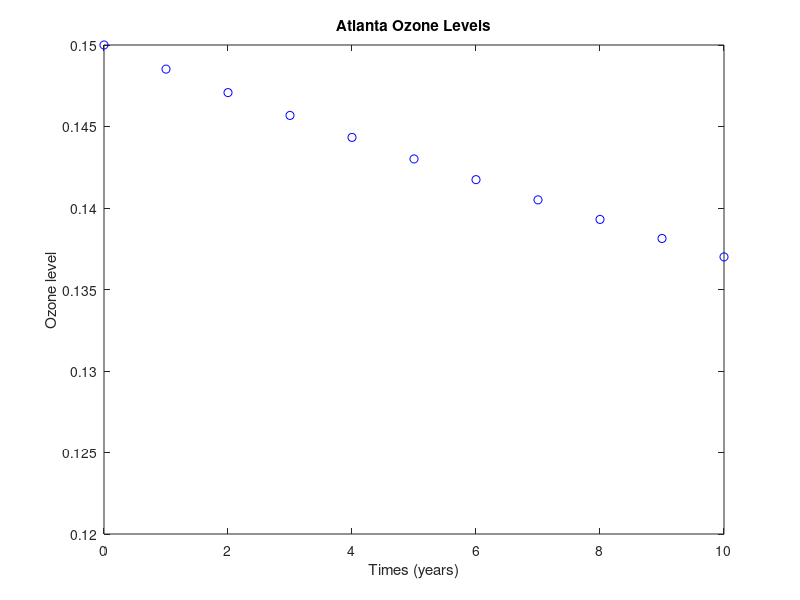

Write the MATLAB code that produced this figure.
%  ozone5.m
% Matlab file for Part 5 of the Warming, Cooling,
% and Urban Ozone Pollution module

disp('********************************************')
disp('Part 5:  Ozone Pollution in Atlanta')
disp('********************************************')
disp('  ')    

    format short

    disp('Here is the data for the times and ozone ')
    disp('levels: ')
    times=[0:10]
    ozone=[0.1500,0.14852,0.14708,0.14568,0.14433,...
           0.14301,0.14174,0.14050,0.13930,...
           0.13813,0.1370]
    disp(' ')
    disp('We show a scatter plot of the data')
    disp('pairs (times,ozone), and hold it.')
    figure(1)
    clf
    plot(times,ozone,'bo')
    axis([0 10 0.12 0.15])
    xlabel('Times (years)')
    ylabel('Ozone level')
    title('Atlanta Ozone Levels')
    hold on
    disp(' ')
    disp('-------------------------------------------')
    disp('Answer the question in step 1 as MATLAB')
    disp('comments in your diary file.')
    disp(' ')
    disp('To continue afterwards, type the word return')
    disp('and hit enter!')
    disp(' ')
    
    keyboard;
    disp(' ')

    disp('--------------------------------------------')
    disp('Entering the following commands will compute')
    disp('symmetric difference quotients to approximate')
    disp('the slope of the ozone curve at various')
    disp('times.  ')
    disp(' ')
    disp('Copy the following commands and paste them at')
    disp('a MATLAB prompt, then execute them.')
    disp(' ')
    disp('  n=size(ozone,2); ');
    disp('  for i=2:n-1 ')
    disp('    ozdiff=ozone(i+1)-ozone(i-1); ')
    disp('    timediff=times(i+1)-times(i-1); ')
    disp('    slopes(i)=ozdiff/timediff; ')
    disp('  end ')
    disp(' ')
    disp('To continue afterwards, type the word return')
    disp('and hit enter!')
    disp(' ')
    
    keyboard;
    disp(' ')

    disp('--------------------------------------------')
    disp('Let''s plot slopes versus ozone levels, i.e.,') 
    disp('plot the pairs (ozone,slopes), in figure 2.')
    disp('We must first discard the first and last')
    disp('elements of ozone and slopes.')
    disp(' ')
    disp('Copy the following commands and paste them at')
    disp('a MATLAB prompt, then execute them.')
    disp(' ')
    disp(' s_ozone=ozone(2:n-1); ')
    disp(' s_slopes=slopes(2:n-1); ')
    disp(' figure(2); clf ')
    disp(' plot(s_ozone,s_slopes,''ro'') ')
    disp(' xlabel(''ozone level'')  ')
    disp(' ylabel(''slope (ozone level per year)'')  ')
    disp(' title(''Slope of Ozone Curve vs. Level'') ')
    disp(' ')
    disp('--------------------------------------------')
    disp('Answer the question in step 2.  Use MATLAB')
    disp('comments in your diary file to do so.')
    disp(' ')
    disp('To continue afterwards, type the word return')
    disp('and hit enter!')
    disp(' ')
    
    keyboard;
    disp(' ')

    disp('--------------------------------------------')
    disp('The next command fits a line (polynomial of ')
    disp('degree n=1) to the (ozone,slope) data.')
    disp(' ')
    disp('Copy the following command and paste it at')
    disp('a MATLAB prompt, then execute it.')
    disp(' ')
    disp('   coefs=polyfit(s_ozone,s_slopes,1) ')
    disp(' ')
    disp('Note that the first component, coefs(1),')
    disp('is the slope of the line of best fit and the')
    disp('second component, coefs(2) is the y-intercept.')
    disp(' ')
    disp('To continue afterwards, type the word return')
    disp('and hit enter!')
    disp(' ')
    
    keyboard;
    disp(' ')

    disp('--------------------------------------------')
    disp('Note that')
    disp('   dy/dt = slope = -k*y + k*b, ')
    disp(' ')
    disp('Use your values from the best fitting line to')
    disp('find values k and b and enter them into MATLAB.')
    disp('(Be careful, k must be positive.)')
    disp(' ')
    disp('To continue afterwards, type the word return')
    disp('and hit enter!')
    disp(' ')
    
    keyboard;
    disp(' ')

    disp('--------------------------------------------')
    disp('Make sure your values of the initial ozone')
    disp('level y0, as well as b and k, are entered ')
    disp('into MATLAB.')
    disp(' ')
    y0=0.15;

    disp('--------------------------------------------')
    disp('Then make a plot of the model function:')
    disp('     y = b + (y0-b)*exp(-k*t). ')
    disp('(Note that t goes from 0 to 10.) ')
    disp('The figure window has been set so that it')
    disp('will appear on top of the scatter plot of')
    disp('the original (times,temps) data. ')
    figure(1)
    disp(' ')
    disp('To continue afterwards, type the word return')
    disp('and hit enter!')
    disp(' ')
    
    keyboard;
    disp(' ')

    disp('--------------------------------------------')
    disp('Do the calculations and answer the questions')
    disp('in steps 5 and 6.  Use MATLAB comments in')
    disp('your diary file to do so.')
    disp(' ')
    disp('--------------------------------------------')
    disp('To go on to Part 6 of this module,')
    disp('type: ozone6.')
    disp(' ')

     
